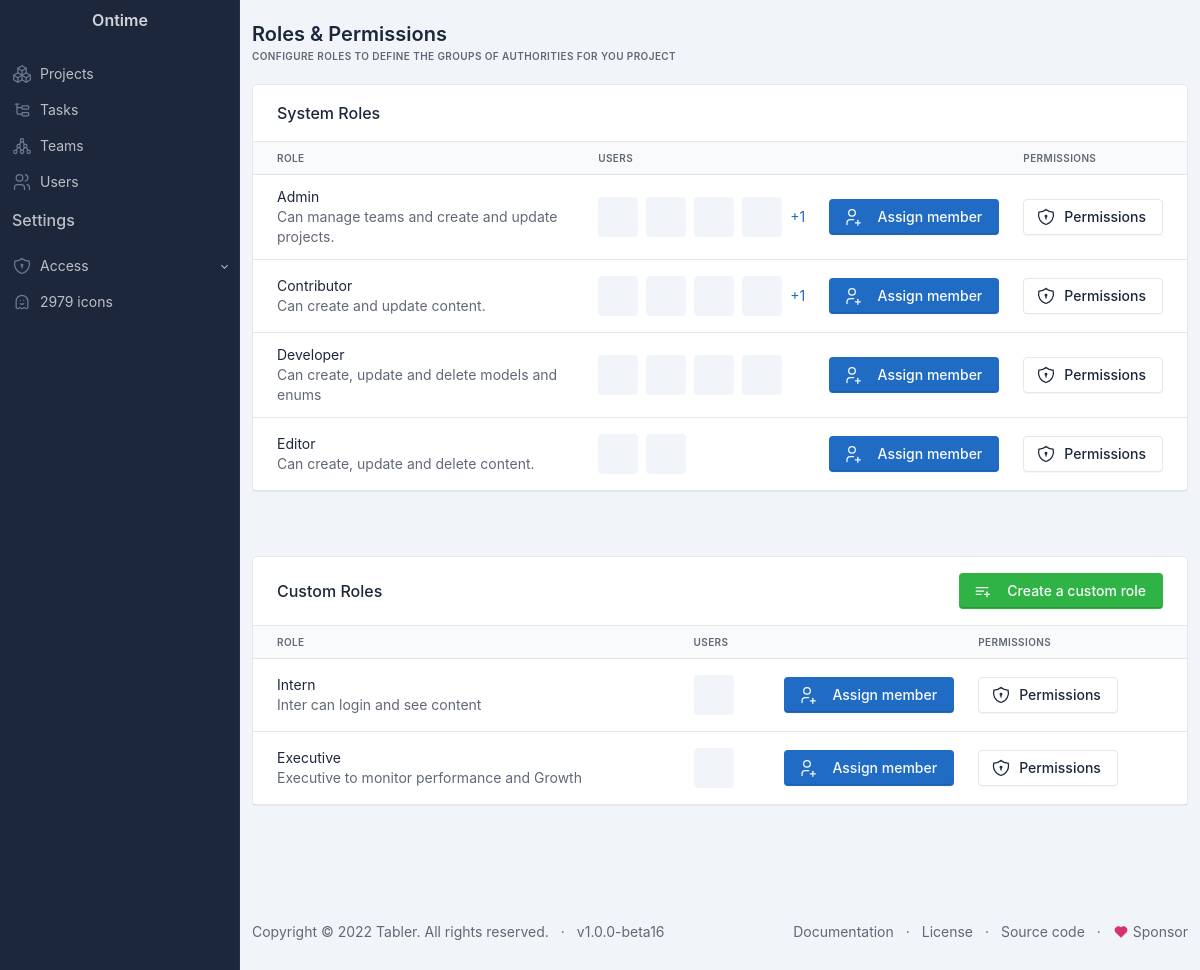
The app's page /administrator/roles-and-permissions.php with its own data.
### tables this page shows
CREATE TABLE `roles` (
  `id` int(11) NOT NULL,
  `type` enum('system','custom') DEFAULT 'custom',
  `role_name` varchar(255) NOT NULL,
  `description` text DEFAULT NULL,
  `status` enum('active','inactive') DEFAULT 'active',
  `created_at` datetime DEFAULT current_timestamp(),
  `updated_at` datetime DEFAULT current_timestamp() ON UPDATE current_timestamp()
);

CREATE TABLE `user_roles` (
  `user_id` int(11) NOT NULL,
  `role_id` int(11) NOT NULL
);

CREATE TABLE `profiles` (
  `id` int(11) NOT NULL,
  `user_id` int(11) NOT NULL,
  `firstname` varchar(255) NOT NULL,
  `middlename` varchar(255) DEFAULT NULL,
  `lastname` varchar(255) NOT NULL,
  `picture` varchar(255) DEFAULT NULL,
  `designation` varchar(255) DEFAULT NULL,
  `created_at` datetime DEFAULT current_timestamp(),
  `updated_at` datetime DEFAULT current_timestamp() ON UPDATE current_timestamp()
);

### administrator/roles-and-permissions.php (the view, shortened to what this page needs)
<?php
$pdo = Connection::getInstance();
$sql = "SELECT * FROM roles WHERE type='system' AND status='active';";
$statement = $pdo->prepare($sql);
$statement->execute();
$systemRoles = $statement->fetchAll(PDO::FETCH_ASSOC);
$sql = "SELECT * FROM roles WHERE type='custom' AND status='active';";
$statement = $pdo->prepare($sql);
$statement->execute();
$customRoles = $statement->fetchAll(PDO::FETCH_ASSOC);
?>
<?php include 'partials/head.php'; ?>
<div class="page-body">
    <div class="container-xl">
        <div class="row row-deck row-cards">
            <div class="col-12">
                <div class="card">
                    <div class="card-header">
                        <h3 class="card-title">System Roles</h3>
                    </div>
                    <div class="table-responsive">
                        <table class="table table-vcenter card-table">
                            <thead>
                                <tr>
                                    <th>Role</th>
                                    <th>Users</th>
                                    <th class="w-1"></th>
                                    <th>Permissions</th>
                                </tr>
                            </thead>
                            <tbody>
                                <?php foreach ($systemRoles as $role): ?>
                                    <tr>
                                        <td>
                                            <div><?= ucfirst($role['role_name']); ?></div>
                                            <div class="text-muted"><?= $role['description']; ?></div>
                                        </td>
                                        <td>
                                            <div class="d-flex py-1 align-items-center">
                                                <?php
                                                $role_id = $role['id'];
                                                $sql = "SELECT user_roles.*, users.*, profiles.* FROM user_roles LEFT JOIN users ON users.id = user_roles.user_id LEFT JOIN profiles ON users.id = profiles.user_id WHERE role_id = :role_id;";
                                                $statement = $pdo->prepare($sql);
                                                $statement->bindValue(':role_id', $role_id, PDO::PARAM_INT);
                                                $statement->execute();
                                                $user_roles = $statement->fetchAll(PDO::FETCH_ASSOC);
                                                $counter = 0;
                                                foreach ($user_roles as $user_role):
                                                    if ($counter < 4) {
                                                        ?>
                                                        <span class="avatar me-2"
                                                            title="<?= $user_role['firstname'] . ' ' . $user_role['lastname'] ?>"
                                                            style="background-image: url('<?php echo CONSTANTS['site_url'] . 'uploads/' . $user_role['picture']; ?>')"></span>
                                                        <?php
                                                        $counter++;
                                                    } else {
                                                        $remaining_records = count($user_roles) - 4;
                                                        echo "<a href='users.php?role_id=$role_id'>+$remaining_records</a>";
                                                        break;
                                                    }
                                                endforeach;
                                                ?>
                                            </div>
                                        </td>
                                        <td class="text-muted">
                                            <a href="javascript:void(0)" class="btn btn-primary assignMemberBtn"
                                                data-bs-toggle="modal" data-bs-target="#assignMemberModal"
                                                data-role="<?= $role['id'] ?>">
                                                &nbsp; Assign member
                                            </a>
                                        </td>
                                        <td>
                                            <a class="btn" href="permissions.php?p=<?= $role['id']; ?>">
                                                 Permissions
                                            </a>
                                        </td>
                                    </tr>
                                <?php endforeach; ?>
                            </tbody>
                        </table>
                    </div>
                </div>
            </div>
        </div>
    </div>
    <div class="my-5 container-xl">
        <div class="myrow row-deck row-cards">
            <div class="col-12">
                <div class="card">
                    <div class="card-header d-flex justify-content-between">
                        <h3 class="card-title">Custom Roles</h3>
                        <a class="btn btn-success" href="javascript:void(0)" data-bs-toggle="modal"
                            data-bs-target="#createCustomRole">
                            &nbsp;
                            Create a custom role
                        </a>
                    </div>
                    <div class="table-responsive">
                        <table class="table table-vcenter card-table">
                            <thead>
                                <tr>
                                    <th>Role</th>
                                    <th>Users</th>
                                    <th class="w-1"></th>
                                    <th>Permissions</th>
                                </tr>
                            </thead>
                            <tbody>
                                <?php foreach ($customRoles as $role): ?>
                                    <tr>
                                        <td>
                                            <div><?= ucfirst($role['role_name']); ?></div>
                                            <div class="text-muted"><?= $role['description']; ?></div>
                                        </td>
                                        <td>
                                            <div class="d-flex py-1 align-items-center">
                                                <?php
                                                $role_id = $role['id'];
                                                $sql = "SELECT user_roles.*, users.*, profiles.* FROM user_roles LEFT JOIN users ON users.id = user_roles.user_id LEFT JOIN profiles ON users.id = profiles.user_id WHERE role_id = :role_id;";
                                                $statement = $pdo->prepare($sql);
                                                $statement->bindValue(':role_id', $role_id, PDO::PARAM_INT);
                                                $statement->execute();
                                                $user_roles = $statement->fetchAll(PDO::FETCH_ASSOC);
                                                $counter = 0;
                                                foreach ($user_roles as $user_role):
                                                    if ($counter < 4) {
                                                        ?>
                                                        <span class="avatar me-2"
                                                            title="<?= $user_role['firstname'] . ' ' . $user_role['lastname'] ?>"
                                                            style="background-image: url('<?php echo CONSTANTS['site_url'] . 'uploads/' . $user_role['picture']; ?>')"></span>
                                                        <?php
                                                        $counter++;
                                                    } else {
                                                        $remaining_records = count($user_roles) - 4;
                                                        echo "<a href='users.php?role_id=$role_id'>+$remaining_records</a>";
                                                        break;
                                                    }
                                                endforeach;
                                                ?>
                                            </div>
                                        </td>
                                        <td class="text-muted">
                                            <a href="javascript:void(0)" class="btn btn-primary assignMemberBtn"
                                                data-bs-toggle="modal" data-bs-target="#assignMemberModal"
                                                data-role="<?= $role['id'] ?>">
                                                &nbsp; Assign member
                                            </a>
                                        </td>
                                        <td>
                                            <a class="btn" href="permissions.php?p=<?= $role['id']; ?>">
                                                 Permissions
                                            </a>
                                        </td>
                                    </tr>
                                <?php endforeach; ?>
                            </tbody>
                        </table>
                    </div>
                </div>
            </div>
        </div>
    </div>
</div>
<?php include 'partials/footer.php'; ?>

### administrator/partials/head.php (style rules this page uses)
:root { --tblr-font-sans-serif: Inter, -apple-system, BlinkMacSystemFont, San Francisco, Segoe UI, Roboto, Helvetica Neue, sans-serif; }

### records on screen
roles: role_name "Admin", description "Can manage teams and create and update projects."
user_roles: remaining_records "1"
roles: role_name "Contributor", description "Can create and update content."
user_roles: remaining_records "1"
roles: role_name "Developer", description "Can create, update and delete models and enums"
roles: role_name "Editor", description "Can create, update and delete content."
roles: role_name "Intern", description "Inter can login and see content"
roles: role_name "Executive", description "Executive to monitor performance and Growth"

### other values on screen
$page_title "Roles & Permissions"
$page_desc "CONFIGURE ROLES TO DEFINE THE GROUPS OF AUTHORITIES FOR YOU PROJECT"
